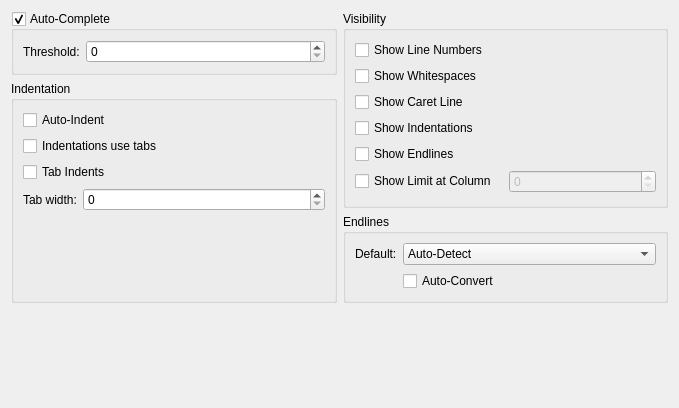
<?xml version="1.0" encoding="UTF-8"?>
<ui version="4.0">
 <class>DocumentConfig</class>
 <widget class="QWidget" name="DocumentConfig">
  <property name="geometry">
   <rect>
    <x>0</x>
    <y>0</y>
    <width>679</width>
    <height>408</height>
   </rect>
  </property>
  <property name="windowTitle">
   <string>Document Config</string>
  </property>
  <layout class="QGridLayout" name="gridLayout_4">
   <item row="0" column="0">
    <layout class="QVBoxLayout" name="verticalLayout">
     <item>
      <widget class="QGroupBox" name="uiAutoCompleteCHK">
       <property name="sizePolicy">
        <sizepolicy hsizetype="Expanding" vsizetype="Preferred">
         <horstretch>0</horstretch>
         <verstretch>0</verstretch>
        </sizepolicy>
       </property>
       <property name="title">
        <string>Auto-Complete</string>
       </property>
       <property name="checkable">
        <bool>true</bool>
       </property>
       <layout class="QGridLayout" name="gridLayout_3">
        <item row="0" column="0">
         <widget class="QLabel" name="label_2">
          <property name="text">
           <string>Threshold:</string>
          </property>
         </widget>
        </item>
        <item row="0" column="1">
         <widget class="QSpinBox" name="uiAutoCompleteThresholdSPN">
          <property name="sizePolicy">
           <sizepolicy hsizetype="Expanding" vsizetype="Fixed">
            <horstretch>0</horstretch>
            <verstretch>0</verstretch>
           </sizepolicy>
          </property>
         </widget>
        </item>
       </layout>
      </widget>
     </item>
     <item>
      <widget class="QGroupBox" name="groupBox">
       <property name="sizePolicy">
        <sizepolicy hsizetype="Expanding" vsizetype="Expanding">
         <horstretch>0</horstretch>
         <verstretch>0</verstretch>
        </sizepolicy>
       </property>
       <property name="title">
        <string>Indentation</string>
       </property>
       <layout class="QGridLayout" name="gridLayout">
        <item row="0" column="0" colspan="2">
         <widget class="QCheckBox" name="uiAutoIndentCHK">
          <property name="text">
           <string>Auto-Indent</string>
          </property>
         </widget>
        </item>
        <item row="1" column="0" colspan="2">
         <widget class="QCheckBox" name="uiIndentationsUseTabsCHK">
          <property name="text">
           <string>Indentations use tabs</string>
          </property>
         </widget>
        </item>
        <item row="2" column="0" colspan="2">
         <widget class="QCheckBox" name="uiTabIndentsCHK">
          <property name="text">
           <string>Tab Indents</string>
          </property>
         </widget>
        </item>
        <item row="3" column="0">
         <widget class="QLabel" name="label">
          <property name="text">
           <string>Tab width:</string>
          </property>
         </widget>
        </item>
        <item row="3" column="1">
         <widget class="QSpinBox" name="uiTabWidthSPN">
          <property name="sizePolicy">
           <sizepolicy hsizetype="Expanding" vsizetype="Fixed">
            <horstretch>0</horstretch>
            <verstretch>0</verstretch>
           </sizepolicy>
          </property>
         </widget>
        </item>
        <item row="4" column="1">
         <spacer name="verticalSpacer_2">
          <property name="orientation">
           <enum>Qt::Vertical</enum>
          </property>
          <property name="sizeHint" stdset="0">
           <size>
            <width>20</width>
            <height>40</height>
           </size>
          </property>
         </spacer>
        </item>
       </layout>
      </widget>
     </item>
    </layout>
   </item>
   <item row="0" column="1">
    <layout class="QVBoxLayout" name="verticalLayout_2">
     <item>
      <widget class="QGroupBox" name="groupBox_2">
       <property name="sizePolicy">
        <sizepolicy hsizetype="Expanding" vsizetype="Preferred">
         <horstretch>0</horstretch>
         <verstretch>0</verstretch>
        </sizepolicy>
       </property>
       <property name="title">
        <string>Visibility</string>
       </property>
       <layout class="QGridLayout" name="gridLayout_2">
        <item row="0" column="0" colspan="2">
         <widget class="QCheckBox" name="uiShowLineNumbersCHK">
          <property name="text">
           <string>Show Line Numbers</string>
          </property>
         </widget>
        </item>
        <item row="1" column="0" colspan="2">
         <widget class="QCheckBox" name="uiShowWhitespacesCHK">
          <property name="text">
           <string>Show Whitespaces</string>
          </property>
         </widget>
        </item>
        <item row="2" column="0" colspan="2">
         <widget class="QCheckBox" name="uiCaretLineVisibleCHK">
          <property name="text">
           <string>Show Caret Line</string>
          </property>
         </widget>
        </item>
        <item row="3" column="0" colspan="2">
         <widget class="QCheckBox" name="uiShowIndentationsCHK">
          <property name="text">
           <string>Show Indentations</string>
          </property>
         </widget>
        </item>
        <item row="4" column="0" colspan="2">
         <widget class="QCheckBox" name="uiShowEndlinesCHK">
          <property name="text">
           <string>Show Endlines</string>
          </property>
         </widget>
        </item>
        <item row="5" column="0">
         <widget class="QCheckBox" name="uiShowLimitColumnCHK">
          <property name="text">
           <string>Show Limit at Column</string>
          </property>
         </widget>
        </item>
        <item row="5" column="1">
         <widget class="QSpinBox" name="uiLimitColumnSPN">
          <property name="enabled">
           <bool>false</bool>
          </property>
          <property name="maximum">
           <number>100000</number>
          </property>
         </widget>
        </item>
        <item row="6" column="0">
         <spacer name="verticalSpacer_3">
          <property name="orientation">
           <enum>Qt::Vertical</enum>
          </property>
          <property name="sizeHint" stdset="0">
           <size>
            <width>20</width>
            <height>40</height>
           </size>
          </property>
         </spacer>
        </item>
       </layout>
      </widget>
     </item>
     <item>
      <widget class="QGroupBox" name="groupBox_3">
       <property name="title">
        <string>Endlines</string>
       </property>
       <layout class="QFormLayout" name="formLayout">
        <item row="0" column="0">
         <widget class="QLabel" name="uiEolModeLBL">
          <property name="text">
           <string>Default:</string>
          </property>
         </widget>
        </item>
        <item row="0" column="1">
         <widget class="QComboBox" name="uiEndlineModeDDL">
          <property name="sizePolicy">
           <sizepolicy hsizetype="Expanding" vsizetype="Fixed">
            <horstretch>0</horstretch>
            <verstretch>0</verstretch>
           </sizepolicy>
          </property>
          <item>
           <property name="text">
            <string>Auto-Detect</string>
           </property>
          </item>
          <item>
           <property name="text">
            <string>Mac</string>
           </property>
          </item>
          <item>
           <property name="text">
            <string>Unix</string>
           </property>
          </item>
          <item>
           <property name="text">
            <string>Windows</string>
           </property>
          </item>
         </widget>
        </item>
        <item row="1" column="1">
         <widget class="QCheckBox" name="uiEndlineConvertCHK">
          <property name="text">
           <string>Auto-Convert</string>
          </property>
         </widget>
        </item>
       </layout>
      </widget>
     </item>
    </layout>
   </item>
   <item row="1" column="0">
    <spacer name="verticalSpacer_4">
     <property name="orientation">
      <enum>Qt::Vertical</enum>
     </property>
     <property name="sizeHint" stdset="0">
      <size>
       <width>20</width>
       <height>56</height>
      </size>
     </property>
    </spacer>
   </item>
   <item row="1" column="1">
    <spacer name="verticalSpacer">
     <property name="orientation">
      <enum>Qt::Vertical</enum>
     </property>
     <property name="sizeHint" stdset="0">
      <size>
       <width>20</width>
       <height>131</height>
      </size>
     </property>
    </spacer>
   </item>
  </layout>
 </widget>
 <resources/>
 <connections>
  <connection>
   <sender>uiShowLimitColumnCHK</sender>
   <signal>toggled(bool)</signal>
   <receiver>uiLimitColumnSPN</receiver>
   <slot>setEnabled(bool)</slot>
   <hints>
    <hint type="sourcelabel">
     <x>309</x>
     <y>142</y>
    </hint>
    <hint type="destinationlabel">
     <x>440</x>
     <y>141</y>
    </hint>
   </hints>
  </connection>
 </connections>
</ui>
